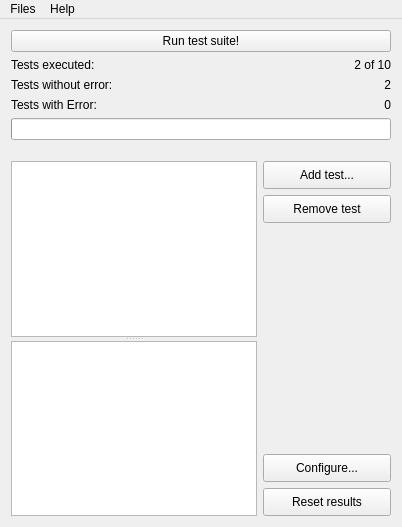
<?xml version="1.0" encoding="UTF-8"?>
<ui version="4.0">
 <class>MainWindow</class>
 <widget class="QMainWindow" name="MainWindow">
  <property name="geometry">
   <rect>
    <x>0</x>
    <y>0</y>
    <width>402</width>
    <height>527</height>
   </rect>
  </property>
  <property name="windowTitle">
   <string notr="true">QTRunner</string>
  </property>
  <widget class="QWidget" name="centralWidget">
   <layout class="QGridLayout" name="gridLayout">
    <item row="0" column="0">
     <layout class="QVBoxLayout" name="verticalLayout_2">
      <item>
       <widget class="QPushButton" name="pushButtonRunTestSuite">
        <property name="text">
         <string>Run test suite!</string>
        </property>
       </widget>
      </item>
      <item>
       <layout class="QFormLayout" name="formLayout">
        <property name="fieldGrowthPolicy">
         <enum>QFormLayout::AllNonFixedFieldsGrow</enum>
        </property>
        <item row="0" column="0">
         <widget class="QLabel" name="labelTests">
          <property name="text">
           <string>Tests executed:</string>
          </property>
         </widget>
        </item>
        <item row="0" column="1">
         <widget class="QLabel" name="labelTestExecutableCounter">
          <property name="text">
           <string>2 of 10</string>
          </property>
          <property name="alignment">
           <set>Qt::AlignRight|Qt::AlignTrailing|Qt::AlignVCenter</set>
          </property>
         </widget>
        </item>
        <item row="1" column="0">
         <widget class="QLabel" name="labelOk">
          <property name="text">
           <string>Tests without error:</string>
          </property>
         </widget>
        </item>
        <item row="1" column="1">
         <widget class="QLabel" name="labelOKCount">
          <property name="text">
           <string>2</string>
          </property>
          <property name="alignment">
           <set>Qt::AlignRight|Qt::AlignTrailing|Qt::AlignVCenter</set>
          </property>
         </widget>
        </item>
        <item row="2" column="0">
         <widget class="QLabel" name="labelNOK">
          <property name="text">
           <string>Tests with Error:</string>
          </property>
         </widget>
        </item>
        <item row="2" column="1">
         <widget class="QLabel" name="labelNOKCount">
          <property name="text">
           <string>0</string>
          </property>
          <property name="alignment">
           <set>Qt::AlignRight|Qt::AlignTrailing|Qt::AlignVCenter</set>
          </property>
         </widget>
        </item>
       </layout>
      </item>
      <item>
       <widget class="QProgressBar" name="progressBar">
        <property name="value">
         <number>0</number>
        </property>
        <property name="textVisible">
         <bool>false</bool>
        </property>
        <property name="format">
         <string notr="true"/>
        </property>
       </widget>
      </item>
      <item>
       <spacer name="verticalSpacer">
        <property name="orientation">
         <enum>Qt::Vertical</enum>
        </property>
        <property name="sizeType">
         <enum>QSizePolicy::Fixed</enum>
        </property>
        <property name="sizeHint" stdset="0">
         <size>
          <width>20</width>
          <height>15</height>
         </size>
        </property>
       </spacer>
      </item>
     </layout>
    </item>
    <item row="1" column="0">
     <layout class="QHBoxLayout" name="horizontalLayout">
      <item>
       <widget class="QSplitter" name="splitter">
        <property name="orientation">
         <enum>Qt::Vertical</enum>
        </property>
        <widget class="QTableWidget" name="tableWidget">
         <property name="editTriggers">
          <set>QAbstractItemView::NoEditTriggers</set>
         </property>
         <property name="selectionMode">
          <enum>QAbstractItemView::SingleSelection</enum>
         </property>
         <property name="selectionBehavior">
          <enum>QAbstractItemView::SelectRows</enum>
         </property>
         <property name="showGrid">
          <bool>false</bool>
         </property>
         <attribute name="horizontalHeaderVisible">
          <bool>false</bool>
         </attribute>
         <attribute name="horizontalHeaderCascadingSectionResizes">
          <bool>false</bool>
         </attribute>
         <attribute name="horizontalHeaderHighlightSections">
          <bool>false</bool>
         </attribute>
        </widget>
        <widget class="QTextEdit" name="textEdit">
         <property name="readOnly">
          <bool>true</bool>
         </property>
        </widget>
       </widget>
      </item>
      <item>
       <layout class="QVBoxLayout" name="verticalLayout">
        <item>
         <widget class="QPushButton" name="pushButtonAddTest">
          <property name="minimumSize">
           <size>
            <width>128</width>
            <height>28</height>
           </size>
          </property>
          <property name="maximumSize">
           <size>
            <width>120</width>
            <height>28</height>
           </size>
          </property>
          <property name="text">
           <string>Add test...</string>
          </property>
         </widget>
        </item>
        <item>
         <widget class="QPushButton" name="pushButtonRemoveTest">
          <property name="minimumSize">
           <size>
            <width>128</width>
            <height>28</height>
           </size>
          </property>
          <property name="maximumSize">
           <size>
            <width>120</width>
            <height>28</height>
           </size>
          </property>
          <property name="text">
           <string>Remove test</string>
          </property>
         </widget>
        </item>
        <item>
         <spacer name="verticalSpacer_2">
          <property name="orientation">
           <enum>Qt::Vertical</enum>
          </property>
          <property name="sizeHint" stdset="0">
           <size>
            <width>20</width>
            <height>40</height>
           </size>
          </property>
         </spacer>
        </item>
        <item>
         <widget class="QPushButton" name="pushButtonConfigureTest">
          <property name="minimumSize">
           <size>
            <width>128</width>
            <height>28</height>
           </size>
          </property>
          <property name="maximumSize">
           <size>
            <width>120</width>
            <height>28</height>
           </size>
          </property>
          <property name="text">
           <string>Configure...</string>
          </property>
         </widget>
        </item>
        <item>
         <widget class="QPushButton" name="pushButtonResetResults">
          <property name="minimumSize">
           <size>
            <width>128</width>
            <height>28</height>
           </size>
          </property>
          <property name="maximumSize">
           <size>
            <width>120</width>
            <height>28</height>
           </size>
          </property>
          <property name="text">
           <string>Reset results</string>
          </property>
         </widget>
        </item>
       </layout>
      </item>
     </layout>
    </item>
   </layout>
  </widget>
  <widget class="QMenuBar" name="menuBar">
   <property name="geometry">
    <rect>
     <x>0</x>
     <y>0</y>
     <width>402</width>
     <height>21</height>
    </rect>
   </property>
   <widget class="QMenu" name="menuFiles">
    <property name="title">
     <string>Files</string>
    </property>
    <addaction name="actionNew"/>
    <addaction name="actionOpen_project"/>
    <addaction name="actionRecent_projects"/>
    <addaction name="separator"/>
    <addaction name="actionSave_project"/>
    <addaction name="actionSave_project_as"/>
    <addaction name="separator"/>
    <addaction name="actionQuit"/>
   </widget>
   <widget class="QMenu" name="menuHelp">
    <property name="title">
     <string>Help</string>
    </property>
    <addaction name="actionAbout_QTRunner"/>
    <addaction name="separator"/>
    <addaction name="actionCheck_for_updates"/>
   </widget>
   <addaction name="menuFiles"/>
   <addaction name="menuHelp"/>
  </widget>
  <action name="actionNew">
   <property name="icon">
    <iconset>
     <normaloff>:/images/images/filenew.png</normaloff>:/images/images/filenew.png</iconset>
   </property>
   <property name="text">
    <string>New project</string>
   </property>
  </action>
  <action name="actionOpen_project">
   <property name="icon">
    <iconset>
     <normaloff>:/images/images/fileopen.png</normaloff>:/images/images/fileopen.png</iconset>
   </property>
   <property name="text">
    <string>Open project...</string>
   </property>
  </action>
  <action name="actionSave_project">
   <property name="icon">
    <iconset>
     <normaloff>:/images/images/filesave.png</normaloff>:/images/images/filesave.png</iconset>
   </property>
   <property name="text">
    <string>Save project</string>
   </property>
  </action>
  <action name="actionSave_project_as">
   <property name="icon">
    <iconset>
     <normaloff>:/images/images/filesaveas.png</normaloff>:/images/images/filesaveas.png</iconset>
   </property>
   <property name="text">
    <string>Save project as...</string>
   </property>
  </action>
  <action name="actionQuit">
   <property name="icon">
    <iconset>
     <normaloff>:/images/images/exit.png</normaloff>:/images/images/exit.png</iconset>
   </property>
   <property name="text">
    <string>Quit</string>
   </property>
   <property name="shortcut">
    <string>Alt+F4</string>
   </property>
   <property name="shortcutContext">
    <enum>Qt::ApplicationShortcut</enum>
   </property>
  </action>
  <action name="actionAbout_QTRunner">
   <property name="icon">
    <iconset>
     <normaloff>:/images/images/QTRunner.png</normaloff>:/images/images/QTRunner.png</iconset>
   </property>
   <property name="text">
    <string>About QTRunner...</string>
   </property>
  </action>
  <action name="actionCheck_for_updates">
   <property name="icon">
    <iconset>
     <normaloff>:/images/images/globe.png</normaloff>:/images/images/globe.png</iconset>
   </property>
   <property name="text">
    <string>Check for updates...</string>
   </property>
  </action>
  <action name="actionUsed_Qt_version">
   <property name="icon">
    <iconset>
     <normaloff>:/images/images/qt.png</normaloff>:/images/images/qt.png</iconset>
   </property>
   <property name="text">
    <string>Used Qt version...</string>
   </property>
  </action>
  <action name="actionRecent_projects">
   <property name="text">
    <string>Recent projects...</string>
   </property>
  </action>
 </widget>
 <layoutdefault spacing="6" margin="11"/>
 <resources/>
 <connections>
  <connection>
   <sender>actionQuit</sender>
   <signal>triggered()</signal>
   <receiver>MainWindow</receiver>
   <slot>close()</slot>
   <hints>
    <hint type="sourcelabel">
     <x>-1</x>
     <y>-1</y>
    </hint>
    <hint type="destinationlabel">
     <x>200</x>
     <y>263</y>
    </hint>
   </hints>
  </connection>
 </connections>
</ui>
